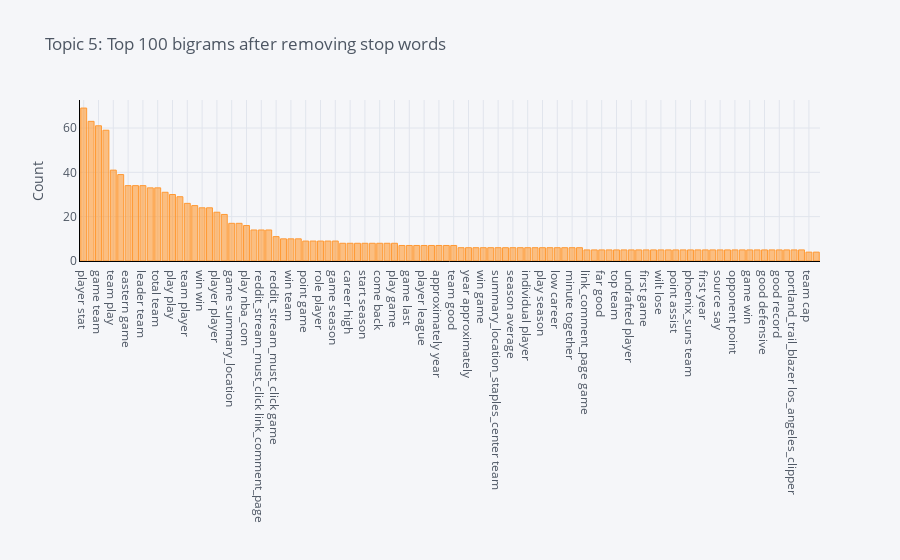
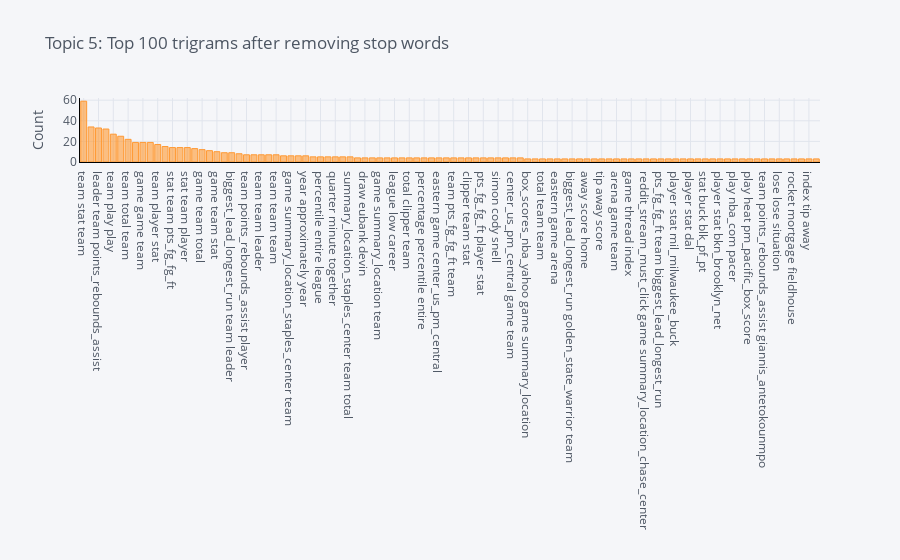

Here is the notebook cell these charts were saved with, in order:
### Code cell
plot_model(lda, plot='bigram', topic_num = 'Topic 5')
plot_model(lda, plot='trigram', topic_num = 'Topic 5')
plot_model(lda, plot='distribution', topic_num = 'Topic 5')
plot_model(lda, plot='sentiment', topic_num = 'Topic 5')

### Figure 1 — Plotly figure (JSON) as saved in the notebook; plotly's stock layout.template omitted (floating-point values rounded to 4 significant figures)
{"data": [{"name": "count", "text": "", "y": [69, 63, 61, 59, 41, 39, 34, 34, 34, 33, 33, 31, 30, 29, 26, 25, 24, 24, 22, 21, 17, 17, 16, 14, 14, 14, 11, 10, 10, 10, 9, 9, 9, 9, 9, 8, 8, 8, 8, 8, 8, 8, 8, 7, 7, 7, 7, 7, 7, 7, 7, 6, 6, 6, 6, 6, 6, 6, 6, 6, 6, 6, 6, 6, 6, 6, 6, 6, 5, 5, 5, 5, 5, 5, 5, 5, 5, 5, 5, 5, 5, 5, 5, 5, 5, 5, 5, 5, 5, 5, 5, 5, 5, 5, 5, 5, 5, 5, 4, 4], "marker": {"color": "rgba(255, 153, 51, 0.6)", "line": {"color": "rgba(255, 153, 51, 1.0)", "width": 1}}, "x": ["player stat", "team stat", "game team", "stat team", "team play", "team team", "eastern game", "team leader", "leader team", "team points_rebounds_assist", "total team", "team total", "play play", "last year", "team player", "last season", "win win", "game game", "player player", "team biggest_lead_longest_run", "game summary_location", "good player", "play nba_com", "team pts_fg_fg_ft", "reddit_stream_must_click link_comment_page", "year old", "reddit_stream_must_click game", "pre game", "win team", "game summary_location_staples_center", "point game", "assist player", "role player", "biggest_lead_longest_run team", "game season", "far season", "career high", "basketball player", "start season", "clipper team", "come back", "top player", "play game", "young player", "game last", "game play", "player league", "year team", "approximately year", "points_rebounds_assist player", "team good", "player assist", "year approximately", "win rate", "win game", "team year", "summary_location_staples_center team", "game summary_location_chase_center", "season average", "player name", "individual player", "lead team", "play season", "minute game", "low career", "playoff run", "minute together", "people say", "link_comment_page game", "draft pick", "far good", "entire league", "top team", "draw eubank", "undrafted player", "draft draft", "first game", "western conference", "wilt lose", "box_scores_nba_yahoo game", "point assist", "player say", "phoenix_suns team", "percentile entire", "first year", "star player", "source say", "outscore opponent", "opponent point", "miss game", "game win", "golden_state_warrior player", "good defensive", "queue time", "good record", "quarter minute", "portland_trail_blazer los_angeles_clipper", "san_antonio_spur team", "team cap", "enemy team"], "type": "bar", "orientation": "v"}], "layout": {"title": {"text": "Topic 5: Top 100 bigrams after removing stop words", "font": {"color": "#4D5663"}}, "paper_bgcolor": "#F5F6F9", "plot_bgcolor": "#F5F6F9", "yaxis": {"tickfont": {"color": "#4D5663"}, "title": {"text": "Count", "font": {"color": "#4D5663"}}, "showgrid": true, "zerolinecolor": "#E1E5ED", "gridcolor": "#E1E5ED", "linecolor": "black"}, "xaxis": {"tickfont": {"color": "#4D5663"}, "title": {"text": "", "font": {"color": "#4D5663"}}, "showgrid": true, "zerolinecolor": "#E1E5ED", "gridcolor": "#E1E5ED", "linecolor": "black"}, "legend": {"bgcolor": "#F5F6F9", "font": {"color": "#4D5663"}}}}

### Figure 2 — Plotly figure (JSON) as saved in the notebook; plotly's stock layout.template omitted (floating-point values rounded to 4 significant figures)
{"data": [{"name": "count", "text": "", "y": [59, 34, 33, 32, 27, 25, 22, 19, 19, 19, 17, 15, 14, 14, 14, 13, 12, 11, 10, 9, 9, 8, 7, 7, 7, 7, 7, 6, 6, 6, 6, 5, 5, 5, 5, 5, 5, 4, 4, 4, 4, 4, 4, 4, 4, 4, 4, 4, 4, 4, 4, 4, 4, 4, 4, 4, 4, 4, 4, 4, 3, 3, 3, 3, 3, 3, 3, 3, 3, 3, 3, 3, 3, 3, 3, 3, 3, 3, 3, 3, 3, 3, 3, 3, 3, 3, 3, 3, 3, 3, 3, 3, 3, 3, 3, 3, 3, 3, 3, 3], "marker": {"color": "rgba(255, 153, 51, 0.6)", "line": {"color": "rgba(255, 153, 51, 1.0)", "width": 1}}, "x": ["team stat team", "team leader team", "leader team points_rebounds_assist", "game team play", "team play play", "total team stat", "team total team", "eastern game game", "game game team", "win win win", "team player stat", "stat team team", "stat team pts_fg_fg_ft", "play play nba_com", "stat team player", "player player player", "game team total", "team team biggest_lead_longest_run", "game team stat", "team biggest_lead_longest_run team", "biggest_lead_longest_run team leader", "assist player player", "team points_rebounds_assist player", "points_rebounds_assist player stat", "team team leader", "team team stat", "team team team", "reddit_stream_must_click game team", "game summary_location_staples_center team", "player player name", "year approximately year", "golden_state_warrior player stat", "percentile entire league", "outscore opponent point", "quarter minute together", "approximately year approximately", "summary_location_staples_center team total", "reddit_stream_must_click link_comment_page game", "draw eubank devin", "team total clipper", "game summary_location team", "team pts_fg_fg_ft clipper", "league low career", "game summary_location fedexforum", "total clipper team", "game center_us_pm_central game", "percentage percentile entire", "entire league low", "eastern game center_us_pm_central", "play play pm_pacific_box_score", "team pts_fg_fg_ft team", "summary_location team stat", "clipper team stat", "pm_central game team", "pts_fg_fg_ft player stat", "portland_trail_blazer los_angeles_clipper team", "simon cody snell", "caper team total", "center_us_pm_central game team", "team pts_fg_fg_ft player", "box_scores_nba_yahoo game summary_location", "total team player", "total team team", "game arena game", "eastern game arena", "game last season", "biggest_lead_longest_run golden_state_warrior team", "cha hornet blk_pf_pt", "away score home", "warrior reddit_stream_must_click game", "tip away score", "thread index tip", "arena game team", "last season average", "game thread index", "golden_state_warrior team leader", "reddit_stream_must_click game summary_location_chase_center", "score home pgt", "pts_fg_fg_ft team biggest_lead_longest_run", "portland_trail_blazer phoenix_suns team", "player stat mil_milwaukee_buck", "player stat ind_indiana_pacer", "player stat dal", "player stat cha_charlotte_hornet", "stat buck blk_pf_pt", "player stat buck", "player stat bkn_brooklyn_net", "stat cha hornet", "play nba_com pacer", "play mkebuck pm_pacific_box_score", "play heat pm_pacific_box_score", "team biggest_lead_longest_run golden_state_warrior", "team points_rebounds_assist giannis_antetokounmpo", "nba_com pacer pm_pacific_box_score", "lose lose situation", "los_angeles_clipper player stat", "rocket mortgage fieldhouse", "jazz blk_pf_pt rudy_gobert_donovan_mitchell", "index tip away", "player stat cha"], "type": "bar", "orientation": "v"}], "layout": {"title": {"text": "Topic 5: Top 100 trigrams after removing stop words", "font": {"color": "#4D5663"}}, "paper_bgcolor": "#F5F6F9", "plot_bgcolor": "#F5F6F9", "yaxis": {"tickfont": {"color": "#4D5663"}, "title": {"text": "Count", "font": {"color": "#4D5663"}}, "showgrid": true, "zerolinecolor": "#E1E5ED", "gridcolor": "#E1E5ED", "linecolor": "black"}, "xaxis": {"tickfont": {"color": "#4D5663"}, "title": {"text": "", "font": {"color": "#4D5663"}}, "showgrid": true, "zerolinecolor": "#E1E5ED", "gridcolor": "#E1E5ED", "linecolor": "black"}, "legend": {"bgcolor": "#F5F6F9", "font": {"color": "#4D5663"}}}}
